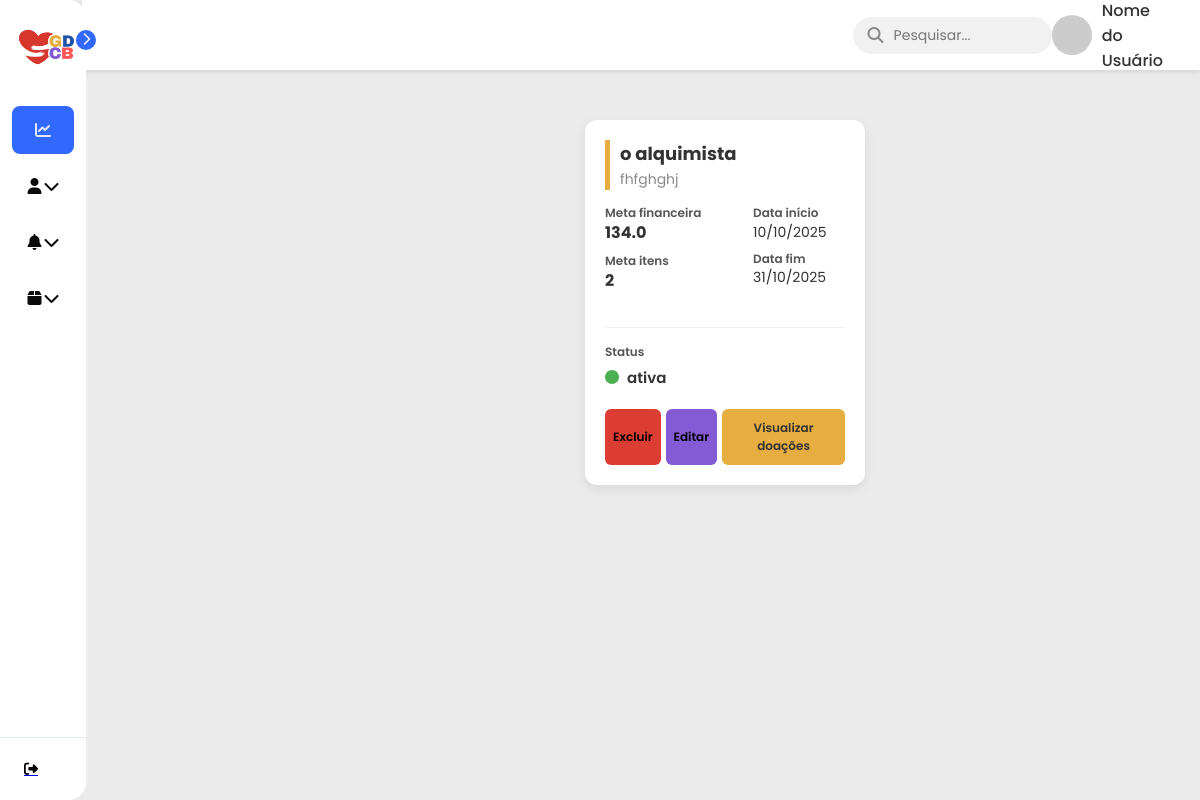
/dashboard/ (signed in), run on an earlier commit of the app's database.
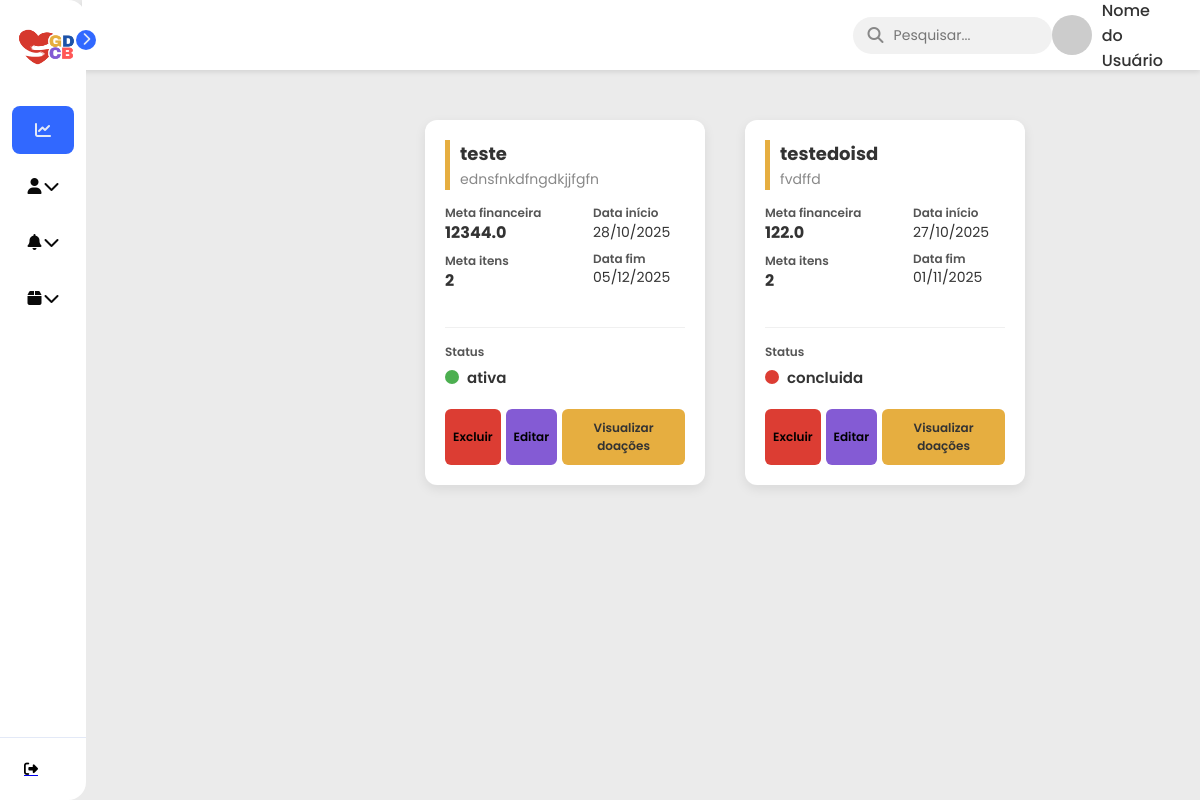
And on a later commit of the database.
### models.py (models this page shows)
class Campanha(SQLModel, table=True):
    __tablename__ = "campanhas"
    id: Optional[int] = Field(default=None, primary_key=True)
    titulo: str
    descricao: str
    meta_financeira: float | None = None
    meta_itens: int | None = None
    data_inicio: Optional[date]
    data_fim: Optional[date]
    status: str
    data_criacao: date = Field(default_factory=date.today)
    categoria_id: Optional[int] = Field(default=None, foreign_key="categorias.id")
    doacoes: List["Doacao"] = Relationship(back_populates="campanha")
    relatorios: List["Relatorio"] = Relationship(back_populates="campanha")

### controllers/dashboard.py (the view)
@router.get("/", response_class=HTMLResponse)
def dashboard(
    request: Request,
    user: dict = Depends(get_current_user),
    session: Session = Depends(get_session)
):
    campanhas = session.exec(select(Campanha)).all()  # busca todas as campanhas
    return templates.TemplateResponse(
        "card_campanha.html",
        {"request": request, "user": user, "campanhas": campanhas}
    )

### templates/card_campanha.html (shortened to what this page needs)
{% extends 'base.html' %}
{% block head %}
    <link rel="stylesheet" href="{{ url_for('static', path='/card_campanha.css') }}">
{% endblock %}
{% block content %}
    <div class="cards-container">
        {% for campanha in campanhas %}
        <div class="card-campanha">
            <div class="card-header">
                <h3 class="campanha-titulo">{{ campanha.titulo }}</h3>
                <p class="campanha-descricao">{{ campanha.descricao }}</p>
            </div>
            <div class="card-body">
                <div class="info-bloco metas">
                    <div class="info-item">
                        <span class="label">Meta financeira</span>
                        <span class="valor">{{ campanha.meta_financeira }}</span>
                    </div>
                    <div class="info-item">
                        <span class="label">Meta itens</span>
                        <span class="valor">{{ campanha.meta_itens }}</span>
                    </div>
                </div>
                <div class="info-bloco datas">
                    <div class="info-item">
                        <span class="label">Data início</span>
                        <span class="valor-data">{{ campanha.data_inicio.strftime('%d/%m/%Y') if campanha.data_inicio else '-' }}</span>
                    </div>
                    <div class="info-item">
                        <span class="label">Data fim</span>
                        <span class="valor-data">{{ campanha.data_fim.strftime('%d/%m/%Y') if campanha.data_fim else '-' }}</span>
                    </div>
                </div>
                <div class="info-bloco status-row">
                    <span class="label">Status</span>
                    <div class="status-display">
                        <div class="status-indicator {{ campanha.status | lower }}"></div>
                        <span class="status-texto">{{ campanha.status }}</span>
                    </div>
                </div>
            </div>
            <div class="card-footer">
                <button class="btn btn-excluir">Excluir</button>
                <button class="btn btn-editar">Editar</button>
                <button class="btn btn-visualizar">Visualizar doações</button>
            </div>
        </div>
        {% endfor %}
    </div>
{% endblock %}

### templates/base.html (shortened to what this page needs)
<!DOCTYPE html>
<html lang="pt-br">
<head>
    <link rel="stylesheet" href="https://cdnjs.cloudflare.com/ajax/libs/font-awesome/6.5.1/css/all.min.css" xintegrity="sha512-DTOQO9RWCH3ppGqcWaEA1BIZOC6xxalwEsw9c2QQeAIftl+Vegovlnee1c9QX4TctnWMn13TZye+giMm8e2LwA==" />
    <link rel="stylesheet" href="{{ url_for('static', path='/base.css') }}">
    {% block head %}{% endblock %}
</head>
<body>
    <header class="top-header">
        <div class="search-bar">
            <i class="fa-solid fa-magnifying-glass search-icon"></i>
            <input type="text" placeholder="Pesquisar...">
        </div>
        <div class="user-profile">
            <img src="https://via.placeholder.com/40" alt="User Profile Picture">
            <span>Nome do Usuário</span>
        </div>
    </header>
    <nav id="sidebar">
        <div id="sidebar_content">
            <div id="user">
                <img src="../static/assets/logo.png" id="user_avatar" alt="Avatar">
            </div>
            <ul id="side_items">
                <li class="side-item active">
                    <a href="#">
                        <i class="fa-solid fa-chart-line"></i>
                    </a>
                </li>
                <li class="side-item has-submenu">
                    <a href="#" class="submenu-toggle">
                        <i class="fa-solid fa-user"></i>
                        <i class="fa-solid fa-chevron-down arrow"></i>
                    </a>
                </li>
                <li class="side-item has-submenu">
                    <a href="#" class="submenu-toggle">
                        <i class="fa-solid fa-bell"></i>
                        <i class="fa-solid fa-chevron-down arrow"></i>
                    </a>
                </li>
                <li class="side-item has-submenu">
                    <a href="#" class="submenu-toggle">
                        <i class="fa-solid fa-box"></i>
                        <i class="fa-solid fa-chevron-down arrow"></i>
                    </i class="fa-solid fa-box"></i></a>
                </li>
            </ul>
            <button id="open_btn">
                <i id="open_btn_icon" class="fa-solid fa-chevron-right"></i>
            </button>
        </div>
      <div id="logout">
            <a href="{{ url_for('logout') }}">
                <button id="logout_btn">
                    <i class="fa-solid fa-right-from-bracket"></i>
                </button>
            </a>
        </div>
    </nav>
    <main>
        {% block content %}
        {% endblock %}
    </main>
</body>
</html>

### static/base.css (style rules this page uses)
* { margin: 0; padding: 0; box-sizing: border-box; font-family: 'Poppins', sans-serif; }
body { display: flex; min-height: 100vh; background-color: #ebebeb; }
main { padding: 20px; position: fixed; z-index: 1; padding-left: calc(82px + 20px); }
#sidebar { display: flex; flex-direction: column; justify-content: space-between; background-color: #ffffff; height: 100vh; border-radius: 0px 18px 18px 0px; position: relative; transition: all .5s; min-width: 82px; z-index: 2; }
#sidebar_content { padding: 12px; }
#user { display: flex; align-items: center; gap: 8px; margin-bottom: 24px; }
#user_avatar { width: 70px; height: 70px; object-fit: cover; border-radius: 20px; }
#side_items { display: flex; flex-direction: column; gap: 8px; list-style: none; }
.side-item { border-radius: 8px; padding: 14px; cursor: pointer; }
.side-item.active { background-color: #3168ff; }
.side-item a { text-decoration: none; display: flex; align-items: center; justify-content: center; color: #0a0a0a; }
.side-item.active a { color: #e3e9f7; }
.side-item a i { display: flex; align-items: center; justify-content: center; width: 20px; height: 20px; }
#logout { border-top: 1px solid #e3e9f7; padding: 12px; }
#logout_btn { border: none; padding: 12px; font-size: 14px; display: flex; gap: 20px; align-items: center; border-radius: 8px; text-align: start; cursor: pointer; background-color: transparent; }
#open_btn { position: absolute; top: 30px; right: -10px; background-color: #3168ff; color: #e3e9f7; border-radius: 100%; width: 20px; height: 20px; border: none; cursor: pointer; }
#open_btn_icon { transition: transform .3s ease; }
.has-submenu .arrow { margin-left: auto; transition: transform 0.3s; }
.top-header { background-color: #ffffff; padding: 15px 30px; display: flex; justify-content: space-between; align-items: center; position: fixed; top: 0; right: 0; left: 82px; height: 70px; box-shadow: 0 2px 5px rgba(0, 0, 0, 0.1); z-index: 1; transition: left 0.5s; }
.search-bar { display: flex; align-items: center; background-color: #f1f1f1; border-radius: 20px; padding: 8px 15px; width: 300px; margin-left: 70%; }
.search-bar input { border: none; background-color: transparent; outline: none; margin-left: 10px; font-size: 14px; width: 100%; }
.search-bar .search-icon { color: #888; }
.user-profile { display: flex; align-items: center; gap: 10px; }
.user-profile img { width: 40px; height: 40px; border-radius: 50%; object-fit: cover; }
.user-profile span { font-weight: 500; color: #333; }
main { padding: 90px 20px 20px calc(82px + 20px); position: static; z-index: 0; width: 100%; margin-left: 82px; transition: margin-left 0.5s; }

What changed in the data, as far as the page shows it:
changed Campanha "ativa": titulo "o alquimista" → "teste"; descricao "fhfghghj" → "ednsfnkdfngdkjjfgfn"; meta_financeira "134.0" → "12344.0"; data_inicio "10/10/2025" → "28/10/2025"; data_fim "31/10/2025" → "05/12/2025"
added Campanha: titulo "testedoisd", descricao "fvdffd", meta_financeira "122.0", meta_itens "2", data_inicio "27/10/2025", data_fim "01/11/2025", status "concluida"
